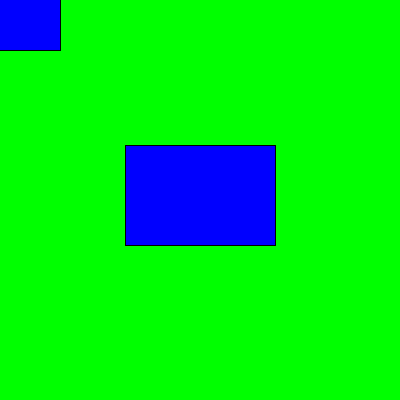
Frame 1 (no input)
Frame 60 (the mouse pressed at the canvas centre just before this capture): identical to frame 1, image omitted
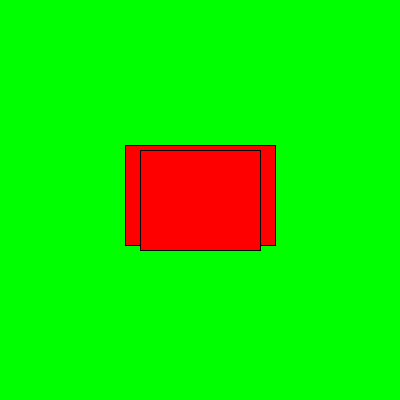
Frame 120 (the mouse held since frame 60 and released just before this capture)

The Processing sketch that drew these frames (run headless with seeded random() and noise(); from frame 60 on, the mouse is pressed at the canvas centre):

// Processing sketch: processing_53537
// ── processing_53537.pde

float RX1 = 125; // x
float RY1 = 145; // y
float RW1 = 150; // width
float RH1 = 100; // height

float RX2; // x
float RY2; // y
float RW2 = 120; // width
float RH2 = 100; // height

void setup() {
  size(400, 400); 
  smooth();
}

void draw() {
background(0,255,0); 

RX2 = mouseX-60;
RY2 = mouseY-50;

if (rectRectIntersect(RX1, RY1, RX1+RW1, RY1+RH1, RX2, RY2, RX2+RW2, RY2+RH2) == true) {
fill(255,0,0);
} else {
fill(0,0,255);
}

rect(RX1, RY1, RW1, RH1);
rect(RX2, RY2, RW2, RH2);

}
/* After alot of thinking, this part finally makes sense to me. It calls upon the intersecting commands, 
attaches to the "if" statement at the top (float left = RX1, float right = RX1+RW1...ect.). 
CAN NAME THEM ANYTHING YOU WANT!!

return basically tells the retangles at what point they truely intersect! 
("left > otherRight" means that Rect1 leftside is intersecting with Rect2 rightside) 
OPEN SKETCH TO VISUALLY SEE WHAT I'M TALKING ABOUT!

The above is meant to make sense to me, and essentially remind me what is giong on inside this code.
*/

boolean rectRectIntersect(float left, float top, float right, float bottom,
float otherLeft, float otherTop, float otherRight, float otherBottom) {
return !(left > otherRight || right < otherLeft || top > otherBottom || bottom < otherTop);
}
